Frame 1 (no input): blank canvas, image omitted
Frame 60 (the mouse pressed at the canvas centre just before this capture): blank canvas, image omitted
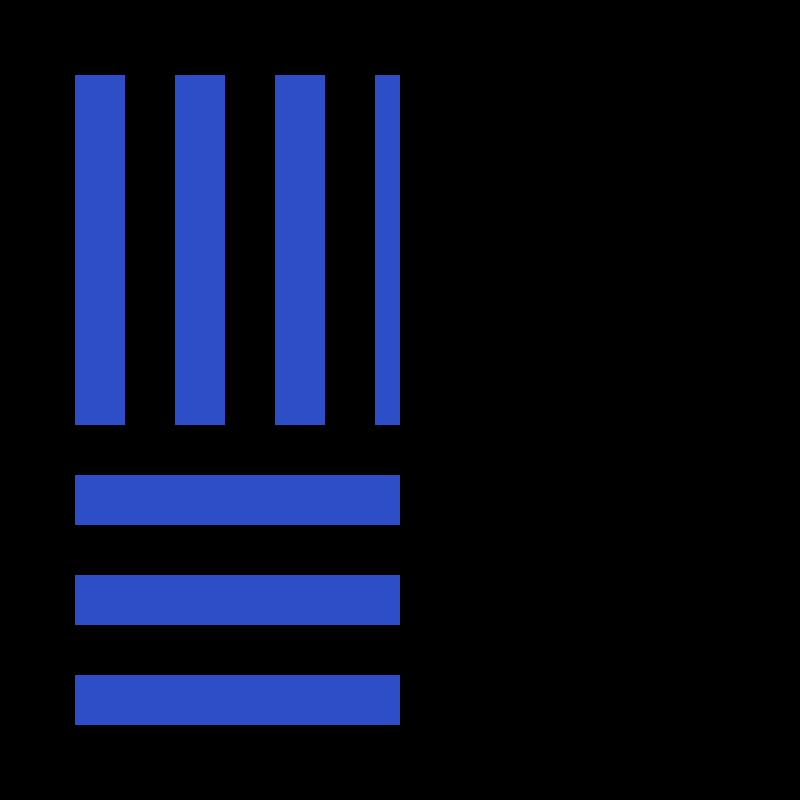
Frame 120 (the mouse held since frame 60 and released just before this capture)

The Processing sketch whose frames 1 and 60 were blank and that drew this single picture after the mouse press (run headless with seeded random() and noise(); from frame 60 on, the mouse is pressed at the canvas centre):

// Processing sketch: Ana_Regina__Black_Bands_In_Two_Directions
// ── Ana_Regina__Black_Bands_In_Two_Directions.pde


float posX=0; 
float posY=0;
float velX=50;
float velY=50;

float x;
int value=0;


void setup(){
  size(800,800);   
  background(0);
  x=200;
  
}

void draw(){
  
noStroke();
x=x+20;
if (x>width){
  x=10;
}

x=x+40;
if (x>height){
  x=20;
}
fill(random (200), random (200),200);
velY=random(0,15);
posX=posX+velX;
posY=posY+velY;

  println(posX);
  
  rect(800,800,800,800);
  


  
//retangulos de cima

rect(75,75,50,350);
rect(175,75,50,350);
rect(275,75,50,350);
rect(375,75,50,350); 
rect(475,75,50,350);
rect(575,75,50,350);
rect(675,75,50,350);

//retangulos de baixo
rect(75,475,650,50);
rect(75,575,650,50);
rect(75,675,650,50);

//move
fill(random(0),random(0),(0));
rect(mouseX,75, height-mouseX, 400);
rect(mouseY,475, width-mouseY, 650); 

}

void mouseMoved() {
 
  posX= posX+velX;
  if (posX == 0) {
    posX = 255;
  } else {
    posX = 0;
}
}
